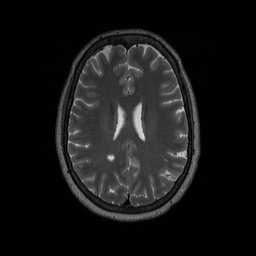
%> input picture symmetry/original.jpg, 256 x 256 px
$ octave symmetry.m   (GNU Octave 9; MATLAB toolbox functions it lacks are replaced by stand-ins)
%> lines starting %> are read from the running program, lines starting %| are printed output that depends on the picture; in (x1, y1, x2, y2) boxes, pixels count from 0 and x2, y2 are one past the last pixel; in counts of white or black regions, pixels touching at a corner belong together; the program's own positions count from 1
### symmetry/edgelink.m
% EDGELINK - Link edge points in an image into lists
%
% Usage: [edgelist edgeim] = edgelink(im, minlength, location)
%
% Arguments:  im         - Binary edge image, it is assumed that edges
%                          have been thinned.
%             minlength  - Optional minimum edge length of interest, defaults
%                          to 1 if omitted or specified as [].
%             location   - Optional complex valued image holding subpixel
%                          locations of edge points. For any pixel the
%                          real part holds the subpixel row coordinate of
%                          that edge point and the imaginary part holds
%                          the column coordinate.  See NONMAXSUP.  If
%                          this argument is supplied the edgelists will
%                          be formed from the subpixel coordinates,
%                          otherwise the the integer pixel coordinates of
%                          points in 'im' are used.
%
% Returns:  edgelist - a cell array of edge lists in row,column coords in
%                      the form
%                     { [r1 c1   [r1 c1   etc }
%                        r2 c2    ...
%                        ...
%                        rN cN]   ....]
%
%           edgeim   - Image with pixels labeled with edge number. Note that
%                      this image also includes edges that do not meet the
%                      minimum length specification.  If you want to see just
%                      the edges that meet the specification you should pass
%                      the edgelist to DRAWEDGELIST.
%
%
% This function links edge points together into lists of coordinate pairs.
% Where an edge junction is encountered the list is terminated and a separate
% list is generated for each of the branches.
%
% See also:  DRAWEDGELIST, LINESEG, MAXLINEDEV, CLEANEDGELIST, FINDENDSJUNCTIONS
%
% Bugs: This code has caused me much grief on and off.  I keep discovering cases
% that do not get handled properly. The logic has grown in a way that is less
% structured than I would like.  At the moment I am aware that if there are two
% adjacent junction points things may go a bit astray.
%
% You may find a few edges that are needlessly broken into two, or more,
% segements.  This should be fixed up by CLEANEDGELIST which gets called if
% you specify a non-empty value for minlength.  Use a value of 0 if you want to
% fix this without trimming small edges.
%
% It may be that you encounter problems in the call to CLEANEDGELIST (which
% has perhaps caused me even more grief).  By calling edgelink with just the
% image arguments, or with an empty value for minlength, CLEANEDGELIST will
% not be called, and you will be spared any errors there.


% Acknowledgement:
% Some of this code is inspired by David Lowe's Link.c function from the
% Vista image processing library developed at the University of British
% Columbia
%    http://www.cs.ubc.ca/nest/lci/vista/vista.html

% Copyright (c) 2001-2007 Peter Kovesi
% School of Computer Science & Software Engineering
% The University of Western Australia
% http://www.csse.uwa.edu.au/
%
% Permission is hereby granted, free of charge, to any person obtaining a copy
% of this software and associated documentation files (the "Software"), to deal
% in the Software without restriction, subject to the following conditions:
%
% The above copyright notice and this permission notice shall be included in
% all copies or substantial portions of the Software.
%
% The Software is provided "as is", without warranty of any kind.

% February  2001 - Original version
% September 2004 - Revised to allow subpixel edge data to be used
% November  2006 - Changed so that edgelists start and stop at every junction
% January   2007 - Prefiltering to to discard isolated pixels and the
%                  problems they cause(thanks to Jeff Copeland)
% January   2007 - Fixes to ensure closed loops are closed, and a few other
%                  cases are handled better


function [edgelist, edgeim] = edgelink(im, minlength, location)

    global EDGEIM;      % Some global variables to avoid passing (and
                        % copying) of arguments, this improves speed.
    global ROWS;
    global COLS;
    global RJ;
    global CJ;

    EDGEIM = im ~= 0;                     % make sure image is binary.
    EDGEIM = bwmorph(EDGEIM,'clean');     % Remove isolated pixels
    EDGEIM = bwmorph(EDGEIM,'skel',Inf);  % and make sure edges are thinned. I
                                          % think using 'skel' is better than 'thin'

    % Find endings and junctions in edge data
    [RJ, CJ, re, ce] = findendsjunctions(EDGEIM);

    EDGEIM = double(EDGEIM);   % Convert to double to allow the use of -ve labelings
    [ROWS, COLS] = size(EDGEIM);
    edgeNo = 0;

    % Perform raster scan through image looking for edge points.  When a
    % point is found trackedge is called to find the rest of the edge
    % points.  As it finds the points the edge image pixels are labeled
    % with the -ve of their edge No

    for r = 1:ROWS
        for c = 1:COLS
            if EDGEIM(r,c) == 1
                edgepoints = trackedge(r,c, edgeNo);
                if ~isempty(edgepoints)
                    edgeNo = edgeNo + 1;
                    edgelist{edgeNo} = edgepoints;
                end
            end
        end
    end

    edgeim = -EDGEIM;  % Finally negate image to make edge encodings +ve.


    % Eliminate isolated edges and spurs that are below the minimum length

    if nargin >= 2 && ~isempty(minlength)
        edgelist = cleanedgelist(edgelist, minlength);

    else  % Call cleanedgelist with 0 minlength anyway to fix spurrious nodes
          % that may exist due to problem with EDGELINK at points where
          % junctions are adjacent.
      %  edgelist = cleanedgelist(edgelist, 0);
    end


    % If subpixel edge locations are supplied upgrade the integer precision
    % edgelists that were constructed with data from 'location'.
    if nargin == 3
        for I = 1:length(edgelist)
            ind = sub2ind(size(im),edgelist{I}(:,1),edgelist{I}(:,2));
            edgelist{I}(:,1) = real(location(ind))';
            edgelist{I}(:,2) = imag(location(ind))';
        end
    end


%----------------------------------------------------------------------
% TRACKEDGE
%
% Function to track all the edge points associated with a start point.  From a
% given starting point it tracks in one direction, storing the coords of the
% edge points in an array and labelling the pixels in the edge image with the
% -ve of their edge number. This continues until no more connected points are
% found, or a junction point is encountered.  At this point the function returns
% to the start point and tracks in the opposite direction.
%
% Usage:   edgepoints = trackedge(rstart, cstart, edgeNo)
%
% Arguments:   rstart, cstart   - row and column No of starting point
%              edgeNo           - the current edge number
%              minlength        - minimum length of edge to accept
%
% Returns:     edgepoints       - Nx2 array of row and col values for
%                                 each edge point.

% [67 lines left out: function trackedge, not called in this run]


%----------------------------------------------------------------------
%
% NEXTPOINT
%
% Function finds a point that is 8 connected to an existing edge point
%

% [71 lines left out: function nextpoint, not called in this run]


%------------------------------------------------------------------------
% Function to test whether a location in the image is a junction point.
% Note that for speed this code has been hard wired into NEXTPOINT.

% [5 lines left out: function isjunction, not called in this run]

%------------------------------------------------------------------------
% Function to get the values of the 8 neighbouring pixels surrounding a point
% of interest.  The values are ordered from the top-left point going
% anti-clockwise around the pixel.
% [20 lines left out: function neighbours, not called in this run]


### symmetry/findendsjunctions.m
% FINDENDSJUNCTIONS - find junctions and endings in a line/edge image
%
% Usage: [rj, cj, re, ce] = findendsjunctions(edgeim, disp)
%
% Arguments:  edgeim - A binary image marking lines/edges in an image.  It is
%                      assumed that this is a thinned or skeleton image (or
%                      nearly so).
%             disp   - An optional flag 0/1 to indicate whether the edge
%                      image should be plotted with the junctions and endings
%                      marked.  This defaults to 0.
%
% Returns:    rj, cj - Row and column coordinates of junction points in the
%                      image.
%             re, ce - Row and column coordinates of end points in the
%                      image.

% Copyright (c) 2006 Peter Kovesi
% School of Computer Science & Software Engineering
% The University of Western Australia
% pk at csse uwa edu au
% http://www.csse.uwa.edu.au/
%
% Permission is hereby granted, free of charge, to any person obtaining a copy
% of this software and associated documentation files (the "Software"), to deal
% in the Software without restriction, subject to the following conditions:
%
% The above copyright notice and this permission notice shall be included in
% all copies or substantial portions of the Software.
%
% The Software is provided "as is", without warranty of any kind.

% November 2006

function [rj, cj, re, ce] = findendsjunctions(edgeim, disp)

    if nargin == 1
	disp = 0;
    end

    % Ensure edge/line image really is thinnned otherwise tests for junctions
    % and endings may fail.
    b = bwmorph(edgeim,'skel',Inf);

    % Set up look up table to find junctions.  To do this we use the function
    % defined at the end of this file to test that the centre pixel within a 3x3
    % neighbourhood is a junction.
    lut = makelut(@junction, 3);
    junctions = applylut(b, lut);
    [rj,cj] = find(junctions);

    % Set up a look up table to find endings.
    lut = makelut(@ending, 3);
    ends = applylut(b, lut);
    [re,ce] = find(ends);

    if disp
	show(edgeim,1), hold on
	plot(cj,rj,'r+')
	plot(ce,re,'g+')
    end

%----------------------------------------------------------------------
% Function to test whether the centre pixel within a 3x3 neighbourhood is a
% junction. The centre pixel must be set and the number of transitions/crossings
% between 0 and 1 as one traverses the perimeter of the 3x3 region must be 6 or
% 8.
%
% Pixels in the 3x3 region are numbered as follows
%
%       1 4 7
%       2 5 8
%       3 6 9

function b = junction(x)

    a = [x(1) x(2) x(3) x(6) x(9) x(8) x(7) x(4)];
    b = [x(2) x(3) x(6) x(9) x(8) x(7) x(4) x(1)];
    crossings = sum(abs(a-b));

    b = x(5) && crossings >= 6;

%----------------------------------------------------------------------
% Function to test whether the centre pixel within a 3x3 neighbourhood is an
% ending. The centre pixel must be set and the number of transitions/crossings
% between 0 and 1 as one traverses the perimeter of the 3x3 region must be 2.
%
% Pixels in the 3x3 region are numbered as follows
%
%       1 4 7
%       2 5 8
%       3 6 9

function b = ending(x)
    a = [x(1) x(2) x(3) x(6) x(9) x(8) x(7) x(4)];
    b = [x(2) x(3) x(6) x(9) x(8) x(7) x(4) x(1)];
    crossings = sum(abs(a-b));

    b = x(5) && crossings == 2;


### symmetry/drawedgelist.m
% DRAWEDGELIST - plots pixels in edgelists
%
% Usage:    h =  drawedgelist(edgelist, rowscols, lw, col, figno)
%
% Arguments:
%    edgelist   - Cell array of edgelists in the form
%                     { [r1 c1   [r1 c1   etc }
%                        ...
%                        rN cN]   ....]
%    rowscols -   Optional 2 element vector [rows cols] specifying the size
%                 of the image from which edges were detected (used to set
%                 size of plotted image).  If omitted or specified as [] this
%                 defaults to the bounds of the linesegment points
%    lw         - Optional line width specification. If omitted or specified
%                 as [] it defaults to a value of 1;
%    col        - Optional colour specification. Eg [0 0 1] for blue.  This
%                 can also be specified as the string 'rand' to generate a
%                 random color coding for each edgelist so that it is easier
%                 to see how the edges have been broken up into separate
%                 lists. If omitted or specified as [] it defaults to blue
%    figno      - Optional figure number in which to display image.
%
% Returns:
%       h       - Array of handles to each plotted edgelist
%
% See also: EDGELINK, LINESEG

% Copyright (c) 2003-2011 Peter Kovesi
% School of Computer Science & Software Engineering
% The University of Western Australia
% http://www.csse.uwa.edu.au/
%
% Permission is hereby granted, free of charge, to any person obtaining a copy
% of this software and associated documentation files (the "Software"), to deal
% in the Software without restriction, subject to the following conditions:
%
% The above copyright notice and this permission notice shall be included in
% all copies or substantial portions of the Software.
%
% The Software is provided "as is", without warranty of any kind.

% February  2003 - Original version
% September 2004 - Revised and updated
% December  2006 - Colour and linewidth specification updated
% January   2011 - Axis setting corrected (thanks to Stzpz)

function h = drawedgelist(edgelist, rowscols, lw, col, figno)

    if nargin < 2, rowscols = [1 1]; end
    if nargin < 3, lw = 1; end
    if nargin < 4, col = [0 0 1]; end
    if nargin == 5, figure(figno);  end
    if isempty(rowscols), rowscols = [1 1]; end
    if isempty(lw), lw = 1; end
    if isempty(col), col = [0 0 1]; end

    debug = 0;
    Nedge = length(edgelist);
    h = zeros(length(edgelist),1);

    if strcmp(col,'rand')
	colourmp = hsv(Nedge);    % HSV colour map with Nedge entries
	colourmp = colourmp(randperm(Nedge),:);  % Random permutation
	for I = 1:Nedge
	    h(I) = line(edgelist{I}(:,2), edgelist{I}(:,1),...
		 'LineWidth', lw, 'Color', colourmp(I,:));
	end
    else
	for I = 1:Nedge
	    h(I) = line(edgelist{I}(:,2), edgelist{I}(:,1),...
		 'LineWidth', lw, 'Color', col);
	end
    end

    if debug
	for I = 1:Nedge
	    mid = fix(length(edgelist{I})/2);
	    text(edgelist{I}(mid,2), edgelist{I}(mid,1),sprintf('%d',I))
	end
    end

    % Check whether we need to expand bounds
    minx = 1; miny = 1;
    maxx = rowscols(2); maxy = rowscols(1);

    for I = 1:Nedge
	minx = min(min(edgelist{I}(:,2)),minx);
	miny = min(min(edgelist{I}(:,1)),miny);
	maxx = max(max(edgelist{I}(:,2)),maxx);
	maxy = max(max(edgelist{I}(:,1)),maxy);
    end

    axis('equal'); axis('ij');
    axis([minx maxx miny maxy]);

    if nargout == 0
        clear h
    end


### symmetry/symmetry.m
%%%%%%%%%%%%%%%%%%%%%%%%%%%%%%%%%%%%%%%%%%%%%%%%%%%%%%%%%%%%%%%%%%%%%%%%%%%
% symmetry.m
% brandon sim, 12/11/2012
%
% Attempts to detect and identify tumor in MRI scan with the following
% original algorithm:
%
% (1) Detect axis of symmetry in image. We use the Canny edge detector
% operator with an extremely high \sigma, which specifies the standard
% deviation of the Gaussian filter. (\sigma = 15). This \sigma
% represents the smoothing parameter - we choose a high value (for
% comparison, default value in MATLAB is \sqrt{2}) because we want to
% smooth all the features into the brain's shape. We then find the ellipse
% that has the same normalized second central moment as that region, then
% calculate its major and minor axes as well as its orientation (defined as
% the angle between x-axis and the major axis). The major axis is defined
% as the axis of orientation.
%
% (2) Use the Canny edge detector operator (Canny, 1986) to detect edges
%
% (3) Detect all closed objects
%
% (4) Reflect each closed objects across axis of symmetry and calculate
% overlap in area of each reflected object with any other closed object
%
% (5) Clustering - calculate centroids of each object to verify results
%
% Those closed objects with large area overlaps are most likely not tumors,
% as it is unlikely that a tumor will be symmetric across the middle of a
% brain, so we will sort the closed objects in ascending order of amount of
% overlap - the one with least overlap will be our most likely tumor
% candidate
%
% dependencies:
% calculateoverlap.m, reflectpolygon.m,
% written by Brandon Sim,
%
% edgelink.m, drawedgelist.m, lineseg.m, maxlinedev.m,
% findendsjunctions.m, cleanedgelist.m
% (http://www.csse.uwa.edu.au/~pk/research/matlabfns/)
%
% Other sources:
% (http://blogs.mathworks.com/steve/2010/07/30/visualizing-regionprops...
% -ellipse-measurements/)
%
% Rest of code, such as closed edge detection, and all other code in this
% file written by ~bks
%%%%%%%%%%%%%%%%%%%%%%%%%%%%%%%%%%%%%%%%%%%%%%%%%%%%%%%%%%%%%%%%%%%%%%%%%%%
clear;

%% Reads image and displays initial results of Canny edge detection
% read image
im = imread('original.jpg');
%> im is the input picture: size 256x256 uint8; min 0, max 221, mean 22.2
%im = imread('t2_axial95.jpg');

%im = rgb2gray(im);
% Canny edge detection for features, with normal settings
cannyout = edge(im,'canny', [0.3  0.7], 2);
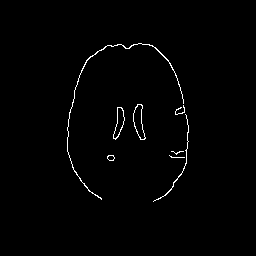
%> cannyout: size 256x256 logical; 1.1% white in thin lines or dots, all inside (x1, y1, x2, y2) = (67, 43, 189, 202)
% Canny edge detection for brain outline, with extremely high smoothing
% parameter \sigma
cannyPerimeter = edge(im, 'canny', [0.1 0.9], 15);
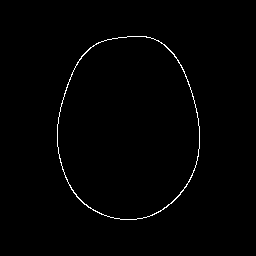
%> cannyPerimeter: size 256x256 logical; 0.89% white in thin lines or dots, all inside (x1, y1, x2, y2) = (57, 36, 200, 220)

% displays results
figure,
imshow(cannyout),
title('Canny edge detection with thresholds [0.3  0.7], \sigma = 2');

figure,
imshow(cannyPerimeter),
title('Canny edge detection with thresholds [0.1 0.9], \sigma = 15');

% write results to output files
imwrite(cannyout, 'cannyout_thres_0.3_0.7_sigma_2.jpg', 'jpg');
imwrite(cannyPerimeter, 'cannyout_perimeter_thres_0.1_0.9_sigma_15.jpg', ...
    'jpg');

%% Draws ellipse described above (with same second moment, etc) around the
% edge of the brain, finds its orientation (detect axis of orientation)
figure(97),
drawimage = cannyPerimeter;
s = regionprops(drawimage, 'Orientation', 'MajorAxisLength', ...
    'MinorAxisLength', 'Eccentricity', 'Centroid');
%> s = 1 region; Centroid, MajorAxisLength, MinorAxisLength, Eccentricity and Orientation: [129.2 129.9] 256.3 206.9 0.59 88.61

imshow(drawimage)
hold on

phi = linspace(0,2*pi,50);
cosphi = cos(phi);
sinphi = sin(phi);

for k = 1:length(s)
    xbar = s(k).Centroid(1);
    ybar = s(k).Centroid(2);

    a = s(k).MajorAxisLength/2;
    b = s(k).MinorAxisLength/2;

    theta = pi*s(k).Orientation/180;
    R = [ cos(theta)   sin(theta)
         -sin(theta)   cos(theta)];

    xy = [a*cosphi; b*sinphi];
    xy = R*xy;

    x = xy(1,:) + xbar;
    y = xy(2,:) + ybar;

    plot(x,y,'r','LineWidth',2);
end
%> this loop made 1 pass
%> (xbar, ybar, a, b, theta, R) on pass 1: (129.2, 129.9, 128.1, 103.4, 1.55, [0.0242 1; -1 0.0242])
hold off
title('Ellipse generated for brain perimeter');
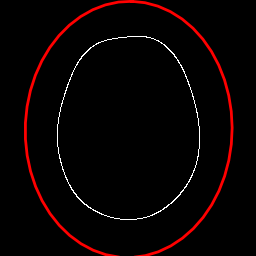
%> figure redrawn from the program's plot data; its title reads 'Ellipse generated for brain perimeter'
print(97,'-djpeg','ellipse_perimeter');

%%
%%Draws ellipses around canny output (interior)
figure(98),
drawimage = cannyout;
s_int = regionprops(drawimage, 'Orientation', 'MajorAxisLength', ...
    'MinorAxisLength', 'Eccentricity', 'Centroid');
%> s_int = 8 regions; Centroid, MajorAxisLength, MinorAxisLength, Eccentricity and Orientation: [110.5 97.5] 225.1 122.1 0.84 57.48, [111.5 158.3] 9.8 7.93 0.588 -16.52, [119.5 123.8] 41 11.5 0.96 80.37, [139.8 122.5] 45.66 13.99 0.952 -83.8, [179.5 164.5] 110 19.19 0.985 70.98, [177.2 157.8] 18.7 2.1 0.994 -4.03, [178.1 152.8] 13.74 3.9 0.959 3.25, [180.9 111.2] 14.13 8.95 0.774 31.39

imshow(drawimage)
hold on

phi = linspace(0,2*pi,50);
cosphi = cos(phi);
sinphi = sin(phi);

for k = 1:length(s_int)
    xbar = s_int(k).Centroid(1);
    ybar = s_int(k).Centroid(2);

    a = s_int(k).MajorAxisLength/2;
    b = s_int(k).MinorAxisLength/2;

    theta = pi*s_int(k).Orientation/180;
    R = [ cos(theta)   sin(theta)
         -sin(theta)   cos(theta)];

    xy = [a*cosphi; b*sinphi];
    xy = R*xy;

    x = xy(1,:) + xbar;
    y = xy(2,:) + ybar;

    plot(x,y,'r','LineWidth',2);
end
%> this loop made 8 passes
%> (xbar, ybar, a, b, theta, R) on passes 1 to 6: (110.5, 97.5, 112.5, 61.07, 1, [0.538 0.843; -0.843 0.538]), (111.5, 158.3, 4.9, 3.96, -0.288, [0.959 -0.284; 0.284 0.959]), (119.5, 123.8, 20.5, 5.75, 1.4, [0.167 0.986; -0.986 0.167]), (139.8, 122.5, 22.83, 6.99, -1.46, [0.108 -0.994; 0.994 0.108]), (179.5, 164.5, 55.01, 9.6, 1.24, [0.326 0.945; -0.945 0.326]), (177.2, 157.8, 9.35, 1.05, -0.0703, [0.998 -0.0702; 0.0702 0.998])
hold off
title('Ellipse generated for brain perimeter');
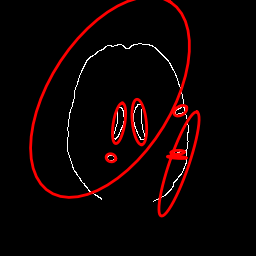
%> figure redrawn from the program's plot data; its title reads 'Ellipse generated for brain perimeter'
print(98,'-djpeg','ellipse_interior');

%%
% Links edge pixels together into lists of sequential edge points, one
% list for each edge contour. A contour/edgelist starts/stops at an
% ending or a junction with another contour/edgelist.
% Threshold edge length is 10 pixels; those edges less than 10 pixels are
% discarded.

[edgelist, labelededgeim] = edgelink(cannyout, 10);
%> in findendsjunctions, `junctions = applylut(b, lut);`:
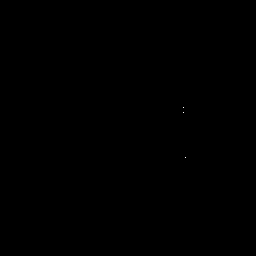
%> junctions: size 256x256 double; values 0 (black) and 1 (white), 0% white in thin lines or dots, all inside (x1, y1, x2, y2) = (183, 107, 186, 158)
%> in findendsjunctions, `[rj,cj] = find(junctions);`: rj = [108; 113; 158]; cj = [184; 184; 186]
%> (the rest of the program and of its run is left out)
